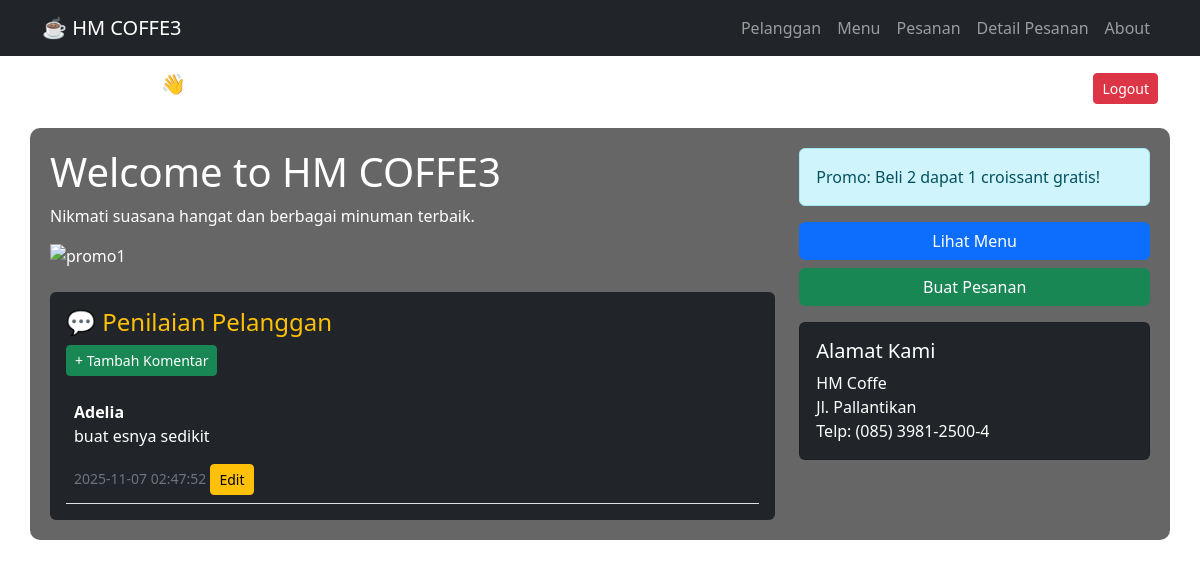
/index.php (signed in), run on the app's committed database.
### tables this page shows
CREATE TABLE `komentar` (
  `id_komentar` int(11) NOT NULL,
  `nama` varchar(100) NOT NULL,
  `komentar` text NOT NULL,
  `tanggal` timestamp NOT NULL DEFAULT current_timestamp()
);

### index.php (the view, shortened to what this page needs)
<?php
include 'koneksi.php';
?>
<!DOCTYPE html>
<html lang="id">
<head>
  <link href="https://cdn.jsdelivr.net/npm/bootstrap@5.3.0/dist/css/bootstrap.min.css" rel="stylesheet">
</head>
<body>
<?php include 'navbar.php'; ?>
<div class="container mt-3">
  <div class="d-flex justify-content-between align-items-center">
    <h5>Halo, <?php echo htmlspecialchars($_SESSION['username']); ?> 👋</h5>
    <a href="logout.php" class="btn btn-danger btn-sm">Logout</a>
  </div>
</div>
<div class="container mt-4 content-box">
  <div class="row">
    <div class="col-md-8">
      <h1>Welcome to HM COFFE3</h1>
      <p>Nikmati suasana hangat dan berbagai minuman terbaik.</p>
      <div id="promoCarousel" class="carousel slide" data-bs-ride="carousel">
        <div class="carousel-inner">
          <div class="carousel-item active">
            <img src="img/Es Kopi Kokas.jpg" class="d-block w-100" alt="promo1">
          </div>
        </div>
      </div>
      <div class="mt-4 p-3 bg-dark rounded">
        <h4 class="text-warning">💬 Penilaian Pelanggan</h4>
        <button class="btn btn-success btn-sm mb-3" data-bs-toggle="modal" data-bs-target="#tambahModal">
          + Tambah Komentar
        </button>
        <?php
        $data = mysqli_query($koneksi, "SELECT * FROM komentar ORDER BY id_komentar DESC");
        while ($row = mysqli_fetch_assoc($data)) {
        ?>
          <div class="p-2 border-bottom">
            <strong><?= htmlspecialchars($row['nama']); ?></strong>
            <p class="text-white"><?= htmlspecialchars($row['komentar']); ?></p>
            <small class="text-secondary"><?= $row['tanggal']; ?></small>
            <button class="btn btn-warning btn-sm" data-bs-toggle="modal" data-bs-target="#editModal<?= $row['id_komentar'] ?>">
              Edit
            </button>
          </div>
        <?php } ?>
      </div>
    </div>
    <div class="col-md-4">
      <div class="alert alert-info">Promo: Beli 2 dapat 1 croissant gratis!</div>
      <a href="menu.php" class="btn btn-primary w-100 mb-2">Lihat Menu</a>
      <a href="pesanan.php" class="btn btn-success w-100 mb-3">Buat Pesanan</a>
      <div class="card bg-dark text-white">
        <div class="card-body">
          <h5 class="card-title">Alamat Kami</h5>
          <p class="card-text">
            HM Coffe<br>
            Jl. Pallantikan<br>
            Telp: (085) 3981-2500-4
          </p>
        </div>
      </div>
    </div>
  </div>
</div>
</body>
</html>

### index.php (style rules this page uses)
body { background-image: url('img/background.jpeg'); background-size: cover; background-position: center; background-attachment: fixed; color: #fff; }
.content-box { background-color: rgba(0, 0, 0, 0.6); padding: 20px; border-radius: 10px; }

### data on the page
komentar: nama "Adelia", komentar "buat esnya sedikit", tanggal "2025-11-07 02:47:52"
